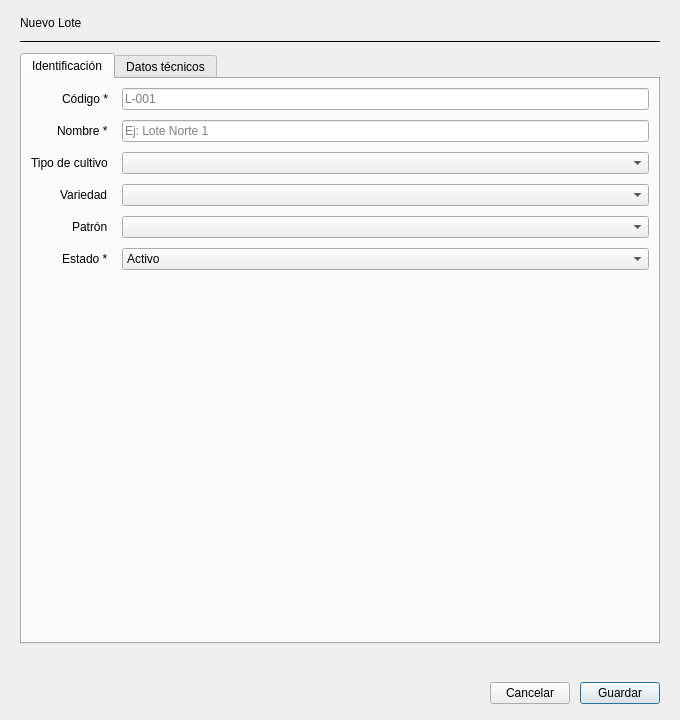
<?xml version="1.0" encoding="UTF-8"?>
<ui version="4.0">
 <class>LoteForm</class>
 <widget class="QDialog" name="LoteForm">
  <property name="geometry"><rect><x>0</x><y>0</y><width>680</width><height>720</height></rect></property>
  <property name="windowTitle"><string>Lote</string></property>
  <layout class="QVBoxLayout" name="lytRoot">
   <property name="leftMargin"><number>20</number></property>
   <property name="topMargin"><number>16</number></property>
   <property name="rightMargin"><number>20</number></property>
   <property name="bottomMargin"><number>16</number></property>
   <property name="spacing"><number>10</number></property>
   <item><widget class="QLabel" name="lblTitulo"><property name="text"><string>Nuevo Lote</string></property></widget></item>
   <item><widget class="QFrame" name="lineSep"><property name="frameShape"><enum>QFrame::HLine</enum></property><property name="frameShadow"><enum>QFrame::Plain</enum></property></widget></item>

   <item>
    <widget class="QTabWidget" name="tabs">
     <widget class="QWidget" name="tabGeneral">
      <attribute name="title"><string>Identificación</string></attribute>
      <layout class="QFormLayout" name="lytGen">
       <property name="horizontalSpacing"><number>14</number></property>
       <property name="verticalSpacing"><number>10</number></property>
       <property name="labelAlignment"><set>Qt::AlignRight|Qt::AlignVCenter</set></property>
       <item row="0" column="0"><widget class="QLabel" name="l1"><property name="text"><string>Código *</string></property></widget></item>
       <item row="0" column="1"><widget class="QLineEdit" name="txtCodigo"><property name="placeholderText"><string>L-001</string></property></widget></item>
       <item row="1" column="0"><widget class="QLabel" name="l2"><property name="text"><string>Nombre *</string></property></widget></item>
       <item row="1" column="1"><widget class="QLineEdit" name="txtNombre"><property name="placeholderText"><string>Ej: Lote Norte 1</string></property></widget></item>
       <item row="2" column="0"><widget class="QLabel" name="l3"><property name="text"><string>Tipo de cultivo</string></property></widget></item>
       <item row="2" column="1"><widget class="QComboBox" name="cboCultivo"/></item>
       <item row="3" column="0"><widget class="QLabel" name="l4"><property name="text"><string>Variedad</string></property></widget></item>
       <item row="3" column="1"><widget class="QComboBox" name="cboVariedad"/></item>
       <item row="4" column="0"><widget class="QLabel" name="l5"><property name="text"><string>Patrón</string></property></widget></item>
       <item row="4" column="1"><widget class="QComboBox" name="cboPatron"/></item>
       <item row="5" column="0"><widget class="QLabel" name="l6"><property name="text"><string>Estado *</string></property></widget></item>
       <item row="5" column="1">
        <widget class="QComboBox" name="cboEstado">
         <item><property name="text"><string>Activo</string></property></item>
         <item><property name="text"><string>En desarrollo</string></property></item>
         <item><property name="text"><string>Inactivo</string></property></item>
         <item><property name="text"><string>Erradicado</string></property></item>
        </widget>
       </item>
      </layout>
     </widget>

     <widget class="QWidget" name="tabTecnico">
      <attribute name="title"><string>Datos técnicos</string></attribute>
      <layout class="QFormLayout" name="lytTec">
       <property name="horizontalSpacing"><number>14</number></property>
       <property name="verticalSpacing"><number>10</number></property>
       <property name="labelAlignment"><set>Qt::AlignRight|Qt::AlignVCenter</set></property>
       <item row="0" column="0"><widget class="QLabel" name="l10"><property name="text"><string>Hectáreas</string></property></widget></item>
       <item row="0" column="1"><widget class="QDoubleSpinBox" name="spHa"><property name="maximum"><double>99999.9999</double></property><property name="decimals"><number>4</number></property><property name="suffix"><string> ha</string></property></widget></item>
       <item row="1" column="0"><widget class="QLabel" name="l11"><property name="text"><string>Fecha siembra</string></property></widget></item>
       <item row="1" column="1">
        <layout class="QHBoxLayout" name="lyFs"><item><widget class="QCheckBox" name="chkFs"><property name="text"><string>Tiene fecha</string></property></widget></item><item><widget class="QDateEdit" name="dtSiembra"><property name="calendarPopup"><bool>true</bool></property><property name="displayFormat"><string>dd/MM/yyyy</string></property><property name="enabled"><bool>false</bool></property></widget></item></layout>
       </item>
       <item row="2" column="0"><widget class="QLabel" name="l12"><property name="text"><string>Inicio producción</string></property></widget></item>
       <item row="2" column="1">
        <layout class="QHBoxLayout" name="lyFp"><item><widget class="QCheckBox" name="chkFp"><property name="text"><string>Tiene fecha</string></property></widget></item><item><widget class="QDateEdit" name="dtProd"><property name="calendarPopup"><bool>true</bool></property><property name="displayFormat"><string>dd/MM/yyyy</string></property><property name="enabled"><bool>false</bool></property></widget></item></layout>
       </item>
       <item row="3" column="0"><widget class="QLabel" name="l13"><property name="text"><string>Densidad (pl/ha)</string></property></widget></item>
       <item row="3" column="1"><widget class="QSpinBox" name="spDens"><property name="maximum"><number>99999</number></property></widget></item>
       <item row="4" column="0"><widget class="QLabel" name="l14"><property name="text"><string>Total plantas</string></property></widget></item>
       <item row="4" column="1"><widget class="QSpinBox" name="spTotal"><property name="maximum"><number>9999999</number></property></widget></item>
       <item row="5" column="0"><widget class="QLabel" name="l15"><property name="text"><string>Distancia plantas (m)</string></property></widget></item>
       <item row="5" column="1"><widget class="QDoubleSpinBox" name="spDistP"><property name="maximum"><double>99.99</double></property><property name="decimals"><number>2</number></property></widget></item>
       <item row="6" column="0"><widget class="QLabel" name="l16"><property name="text"><string>Distancia filas (m)</string></property></widget></item>
       <item row="6" column="1"><widget class="QDoubleSpinBox" name="spDistF"><property name="maximum"><double>99.99</double></property><property name="decimals"><number>2</number></property></widget></item>
       <item row="7" column="0"><widget class="QLabel" name="l17"><property name="text"><string>Sistema de riego</string></property></widget></item>
       <item row="7" column="1">
        <widget class="QComboBox" name="cboRiego">
         <item><property name="text"><string>(no especificado)</string></property></item>
         <item><property name="text"><string>Goteo</string></property></item>
         <item><property name="text"><string>Aspersion</string></property></item>
         <item><property name="text"><string>Microaspersion</string></property></item>
         <item><property name="text"><string>Gravedad</string></property></item>
        </widget>
       </item>
       <item row="8" column="0"><widget class="QLabel" name="l18"><property name="text"><string>Observaciones</string></property></widget></item>
       <item row="8" column="1"><widget class="QPlainTextEdit" name="txtObs"><property name="maximumSize"><size><width>16777215</width><height>90</height></size></property></widget></item>
      </layout>
     </widget>
    </widget>
   </item>

   <item><widget class="QLabel" name="lblError"><property name="text"><string/></property><property name="minimumSize"><size><width>0</width><height>18</height></size></property></widget></item>
   <item>
    <layout class="QHBoxLayout" name="lytBtns">
     <item><spacer name="spB"><property name="orientation"><enum>Qt::Horizontal</enum></property><property name="sizeHint" stdset="0"><size><width>40</width><height>20</height></size></property></spacer></item>
     <item><widget class="QPushButton" name="btnCancelar"><property name="text"><string>Cancelar</string></property><property name="cursor"><cursorShape>PointingHandCursor</cursorShape></property></widget></item>
     <item><widget class="QPushButton" name="btnGuardar"><property name="text"><string>Guardar</string></property><property name="cursor"><cursorShape>PointingHandCursor</cursorShape></property><property name="default"><bool>true</bool></property></widget></item>
    </layout>
   </item>
  </layout>
 </widget>
 <resources/>
 <connections/>
</ui>
